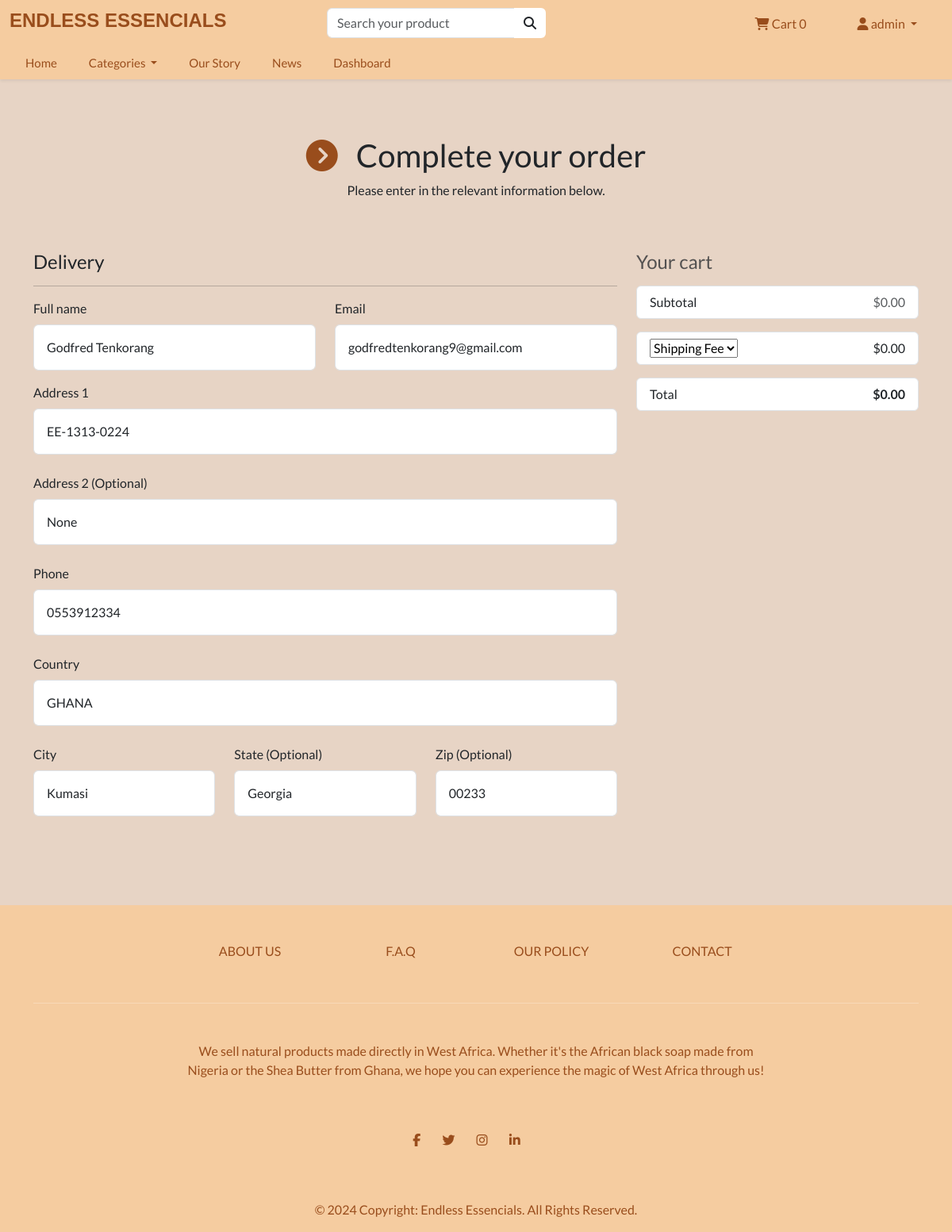
The app's page /payment/checkout (signed in) with its own data.
### payment/models.py (models this page shows, shortened)
class ShippingAddress(models.Model):
    full_name = models.CharField(max_length=300)
    email = models .EmailField(max_length=255)
    address1 = models.CharField(max_length=300)
    address2 = models.CharField(max_length=300, null=True)
    country = models.CharField(max_length=20, choices=CHOICES, default="GHANA")
    phone_number = models.CharField(max_length=20, default=0)
    city = models.CharField(max_length=255)
    state = models.CharField(max_length=255, null=True, blank=True)
    zipcode = models.CharField(max_length=255, null=True, blank=True)
    user = models.ForeignKey(User, on_delete=models.CASCADE, null=True, blank=True)
    class Meta:
        verbose_name_plural = 'Shipping Address'

### payment/views.py (the view, shortened to what this page needs)
# urls.py: path('checkout', views.checkout, name='checkout'),
def checkout(request):
    cart = Cart(request)
    if request.user.is_authenticated:
        try:
            if request.method == 'POST':
                if 'country' in request.POST:
                    country = request.POST.get('country')
                    cart.set_shipping_fee(country)
            shipping_address = ShippingAddress.objects.get(user=request.user.id)
            context = {'shipping': shipping_address,
                       'cart': cart, 'title': 'Cart', 'shipping_fees': ShippingFee.objects.all()}
            return render(request, 'payment/checkout.html', context=context)
        except:
            if request.method == 'POST':
                if 'country' in request.POST:
                    country = request.POST.get('country')
                    cart.set_shipping_fee(country)
            return render(request, 'payment/checkout.html', {'cart':cart, 'shipping_fees': ShippingFee.objects.all()})

### cart/cart.py (called while the page is built)
    def get_shipping_fee(self):
        return self.shipping_fee.quantize(Decimal('0.01'), rounding=ROUND_DOWN)

    def __len__(self):
        return sum(item['qty'] for item in self.cart.values())

    def get_total(self):
        total = sum(Decimal(item['price']) * item['qty'] for item in self.cart.values())
        total -= total * Decimal(self.discount_percentage / 100)
        return total.quantize(Decimal('0.01'), rounding=ROUND_DOWN)

    def get_all_total(self):
        total = self.get_total() + self.get_shipping_fee()
        return total.quantize(Decimal('0.01'), rounding=ROUND_DOWN)

### cart/context_processors.py (called while the page is built)
def cart(request):
    return{'cart': Cart(request)}

### store/models.py (called while the page is built)
    def get_absolute_url(self):
        return reverse('list-category', args=[self.slug])

### store/views.py (called while the page is built)
def categories(request):
    all_categories = Category.objects.all()
    return {'all_categories': all_categories}

### payment/templates/payment/checkout.html (shortened to what this page needs)
{% extends "store/base.html" %}
{% load static %}
{% load mathfilters %}
{% block content %}
<br>
<div class="container" data-aos="fade-up">
    <div class="py-5 text-center">
        <h2> <i class="fa fa-chevron-circle-right i" aria-hidden="true"></i> &nbsp; Complete your order </h2>
        <p> Please enter in the relevant information below. </p>
    </div>
    <div class="row">
        <div class="col-md-4 order-md-2 mb-4">
            <h4 class="d-flex justify-content-between align-items-center mb-3">
                <span class="text-muted">Your cart</span>
            </h4>
            <ul class="list-group mb-3">
                <li class="list-group-item d-flex justify-content-between">
                    <span>Subtotal</span>
                    <span class="text-muted">${{ cart.get_total }}</span>
                </li>
            </ul>
            <form method="post">
                <ul class="list-group mb-3">
                        <div class="list-group-item  d-flex justify-content-between" >
                            <select class="my-0" name="country" id="country" onchange="this.form.submit()">
                                <option value="{{shipping.country}}">Shipping Fee</option>
                            </select>
                            <span>${{cart.get_shipping_fee}}</span>
                        </div>
                </ul>
            </form>
            <ul class="list-group mb-3">
                <li class="list-group-item d-flex justify-content-between">
                    <span>Total</span>
                    <strong>${{ cart.get_all_total }}</strong>
                </li>
            </ul>
            <br>
        </div>
        <div class="col-md-8 order-md-1">
            <h4 class="mb-3">Delivery</h4>
            <form id="form" onsubmit="event.preventDefault();">
                <div>
                    <hr>
                    <div class="row">
                        <div class="col-md-6 mb-3">
                            <label for="name" class="pb-2">Full name</label>
                            <input class="form-control validate p-3" id="name" placeholder="Godfred Tenkorang" type="text" autocomplete="off"
                                value="{{ shipping.full_name }}" required>
                        </div>
                        <div class="col-md-6 mb-3">
                            <label for="email" class="pb-2">Email</label>
                            <input class="form-control validate p-3" id="email" placeholder="@example.com" type="email" autocomplete="off"
                                value="{{ shipping.email }}" required>
                        </div>
                    </div>
                    <div class="form-field">
                        <label for="address1" class="pb-2">Address 1</label>
                        <input class="form-control validate p-3" id="address1" type="text" placeholder="1234 Main St" autocomplete="off"
                            value="{{ shipping.address1 }}" required>
                    </div>
                    <br>
                    <div class="form-field">
                        <label for="address2" class="pb-2">Address 2 (Optional)</label>
                        <input class="form-control p-3" id="address2" type="text" placeholder="Apartment or suite" autocomplete="off"
                            value="{{ shipping.address2 }}">
                    </div>
                    <br>
                    <div class="form-field">
                        <label for="phone_number" class="pb-2">Phone</label>
                        <input class="form-control validate p-3" id="phone_number" type="text" autocomplete="off"
                            value="{{ shipping.phone_number }}" required>
                    </div>
                    <br>
                    <div class="form-field">
                        <label for="country" class="pb-2">Country</label>
                        <input class="form-control validate p-3" id="country" type="text"
                            autocomplete="off" value="{{ shipping.country }}" required>
                    </div>
                    <br>
                    <div class="row">
                        <div class="col-md-4 mb-3">
                            <label for="city" class="pb-2">City</label>
                            <input class="form-control validate p-3" id="city" type="text" autocomplete="off"
                                value="{{ shipping.city }}" required>
                        </div>
                        <div class="col-md-4 mb-3">
                            <label for="state" class="pb-2">State (Optional)</label>
                            <input class="form-control p-3" id="state" type="text" autocomplete="off"
                                value="{{ shipping.state }}">
                        </div>
                        <div class="col-md-4 mb-3">
                            <label for="zipcode" class="pb-2">Zip (Optional)</label>
                            <input class="form-control p-3" id="zipcode" type="text" autocomplete="off"
                                value="{{ shipping.zipcode }}">
                        </div>
                    </div>
                </div>
                <br>
            </form>
        </div>
    </div>
</div>
<br>
</body>
{% endblock %}

### store/templates/store/base.html (shortened to what this page needs)
{% load static %}
<!DOCTYPE html>
<html>
  <head>
    <link rel="stylesheet" href="https://unpkg.com/aos@next/dist/aos.css" />
    <link rel="stylesheet" href="https://cdnjs.cloudflare.com/ajax/libs/font-awesome/6.4.2/css/all.min.css"
 />
    <link
      rel="stylesheet"
      href="https://bootswatch.com/5/flatly/bootstrap.min.css"
    />
    <link
      rel="stylesheet"
      href="https://cdnjs.cloudflare.com/ajax/libs/font-awesome/4.7.0/css/font-awesome.min.css"
    />
    <link rel="stylesheet" href="{% static 'store/styles.css' %}" />
  </head>
  <body>
        <div class="main-navbar shadow-sm sticky-top">
          <div class="top-navbar">
            <div class="container-fluid">
              <div class="row">
                <div class="col-md-4 my-auto d-none d-sm-none d-md-block d-lg-block">
                  <h4 class="brand-name">ENDLESS ESSENCIALS</h4>
                </div>
                <div class="col-md-3 ml-auto">
                  <form action="{% url 'store' %}" role="search">
                    <div class="input-group">
                      <input type="text" placeholder="Search your product" name="search" class="form-control" />
                      <button class="btn bg-white" type="submit">
                        <i class="fa fa-search"></i>
                      </button>
                    </div>
                  </form>
                </div>
                <div class="col-md-5 my-auto">
                  <ul class="nav justify-content-end">
                    <li class="nav-item">
                      <a class="nav-link" class="pt-3 p-2" type="button" role="button" href="{% url 'cart-summary' %}">
                        <i class="fa fa-shopping-cart"></i> Cart
                        <div id="cart-qty" class="cart__header__desktop d-inline-flex">
                          {% with qty_amount=cart|length %} {% if qty_amount > 0 %}
                          <span>{{ qty_amount }}</span>
                          {% else %}
                          <span>0</span>
                          {% endif %} {% endwith %}
                        </div>
                      </a>
                    </li>
                    <li class="nav-item dropdown">
                      {% if user.is_authenticated %}
                        <a class="nav-link dropdown-toggle" href="#" id="navbarDropdown" role="button" data-bs-toggle="dropdown"
                          aria-expanded="false">
                          <i class="fa fa-user"></i> {{ user.username }}
                        </a>
                      {% endif %}
                    </li>
                  </ul>
                </div>
              </div>
            </div>
          </div>
          <nav class="navbar navbar-expand-lg">
            <div class="container-fluid">
              <div class="collapse navbar-collapse" id="navbarSupportedContent">
                <ul class="navbar-nav me-auto mb-2 mb-lg-0">
                  <li class="nav-item">
                    <a class="nav-link" href="{% url 'index' %}">Home</a>
                  </li>
                  <li class="nav-item dropdown">
                    <a class="nav-link dropdown-toggle" href="#" id="navbarDropdown" role="button" data-toggle="dropdown"
                      aria-haspopup="true" aria-expanded="false">
                      Categories
                    </a>
                  </li>
                  <li class="nav-item">
                    <a class="nav-link" href="{% url 'our-story' %}">Our Story</a>
                  </li>
                  <li class="nav-item">
                    <a class="nav-link" href="{% url 'our-news' %}">News</a>
                  </li>
                  {% if user.is_authenticated %}
                    <li class="nav-item">
                      <a class="nav-link" href="{% url 'dashboard' %}">Dashboard</a>
                    </li>
                  {% endif %}
                </ul>
              </div>
            </div>
          </nav>
        </div>
    {% block content %} {% endblock %}
    <div data-aos="fade-down">
      <footer class="text-center text-white" style="background-color: #f5cca0">
        <div class="container">
          <section class="mt-5">
            <div
              class="row text-center d-flex justify-content-center pt-5"
              style="color: #994d1c"
            >
              <div class="col-md-2">
                <h6 class="text-uppercase font-weight-bold">
                  <a href="{% url 'about-page' %}" class="">About us</a>
                </h6>
              </div>
              <div class="col-md-2">
                <h6 class="text-uppercase font-weight-bold">
                  <a href="{% url 'faq' %}" class="">F.A.Q</a>
                </h6>
              </div>
              <div class="col-md-2">
                <h6 class="text-uppercase font-weight-bold">
                  <a href="{% url 'our-policy' %}" class="">Our Policy</a>
                </h6>
              </div>
              <div class="col-md-2">
                <h6 class="text-uppercase font-weight-bold">
                  <a href="{% url 'contact' %}" class="">Contact</a>
                </h6>
              </div>
            </div>
          </section>
          <hr class="my-5" />
          <section class="mb-5">
            <div class="row d-flex justify-content-center">
              <div class="col-lg-8">
                <p style="color: #994d1c">
                  We sell natural products made directly in West Africa. Whether
                  it's the African black soap made from Nigeria or the Shea
                  Butter from Ghana, we hope you can experience the magic of
                  West Africa through us!
                </p>
              </div>
            </div>
          </section>
          <section class="text-center mb-5">
            <a
              href="https://www.facebook.com/alima.dadzie.9?mibextid=LQQJ4d"
              class="text-white me-4"
            >
              <i class="fa fa-facebook-f i"></i>
            </a>
            <a
              href="https://x.com/_timelesse/status/1732935934692266332?s=46&t=05Eb6Il3UJqhyXNHPUHFWg"
              class="text-white me-4"
            >
              <i class="fa fa-twitter i"></i>
            </a>
            <a
              href="https://www.instagram.com/endless_essencials?igsh=OGQ5ZDc2ODk2ZA%3D%3D&utm_source=qr"
              class="text-white me-4"
            >
              <i class="fa fa-instagram i"></i>
            </a>
            <a href="" class="text-white me-4">
              <i class="fa fa-linkedin i"></i>
            </a>
          </section>
        </div>
        <div
          style="color: #994d1c"
          class="text-center p-3"
          style="background-color: rgba(0, 0, 0, 0.2)"
        >
          © 2024 Copyright:
          <a style="color: #994d1c">Endless Essencials. All Rights Reserved.</a>
        </div>
      </footer>
    </div>
  </body>
</html>

### store/static/store/styles.css (style rules this page uses)
:root { --mainColor: #F5CCA0; --light:#e7d4c5; --white:#fff; }
body { background-color: var(--light); }
.dropdown { position: relative; display: inline-block; }
.btn { background-color: #994D1C; border: none; }
li { list-style: none; }
a { text-decoration: none; cursor: pointer; color: #994D1C; transition: 0.4s; }
.i { color: #994D1C; transition: 0.4s; }
body { overflow-x: hidden; }

### store/templates/store/base.html (style rules this page uses)
.main-navbar { border-bottom: 1px solid #f5cca0; }
.main-navbar .top-navbar { background-color: #f5cca0; padding-top: 10px; padding-bottom: 10px; }
.main-navbar .top-navbar .brand-name { color: #994D1C; font-weight: 900; font-family: 'Franklin Gothic Medium', 'Arial Narrow', Arial, sans-serif; }
.main-navbar .top-navbar .nav-link { color: #994D1C; font-size: 16px; font-weight: 500; }
.main-navbar .navbar { padding: 0px; background-color: #f5cca0; }
.main-navbar .navbar .nav-item .nav-link { padding: 8px 20px; color: #994D1C; font-size: 15px; }

### records on screen
ShippingAddress: full_name "Godfred Tenkorang", email "godfredtenkorang9@gmail.com", address1 "EE-1313-0224", address2 "None", phone_number "0553912334", country "GHANA", city "Kumasi", state "Georgia", zipcode "00233"

### other values on screen
{{ user.username }} "admin"
{{ cart.get_total }} "0.00"
{{ cart.get_shipping_fee }} "0.00"
{{ cart.get_all_total }} "0.00"
